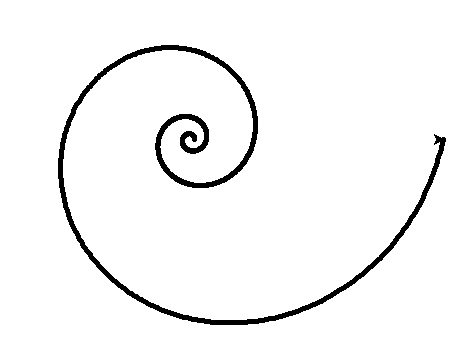

The Python source for this figure:
"""
Author: Georgio Khalil, gkhalil@purdue.edu
Assignment: 06.4 - Log Spiral
Date: 10/15/2022

Description:
    This program draws a logarithmic spiral using turtle commands.

Contributors:

My contributor(s) helped me:
    [ ] understand the assignment expectations without
        telling me how they will approach it.
    [ ] understand different ways to think about a solution
        without helping me plan my solution.
    [ ] think through the meaning of a specific error or
        bug present in my code without looking at my code.
    Note that if you helped somebody else with their code, you
    have to list that person as a contributor.

Academic Integrity Statement:
    I have not used source code obtained from any unauthorized
    source, either modified or unmodified; nor have I provided
    another student access to my code.  The project I am
    submitting is my own original work.
"""

"""Import additional modules below this line (starting with unit 6)."""
from turtle import *
import math as m


"""Write new functions below this line (starting with unit 4)."""


def start():
    """This function initializes the window and the turtle.
    Do not modify this function or any of the properties it sets.
    """
    setup(564, 564)
    width(5)


def main():
    #setting up parameters
    a=4
    b=0.22
    penup()
    for theta in range (1081): #number of iterations by trial and error
        goto(a*m.exp(b*m.radians(theta))*m.cos(m.radians(theta)),a*m.exp(b*m.radians(theta))*m.sin(m.radians(theta)))
        pendown()#to avoid drawing from 0,0 to first point
        #assign x and y coordinates using goto function. x and y are according to the given formula
"""Do not change anything below this line."""
if __name__ == "__main__":
    start()
    main()
    done()
